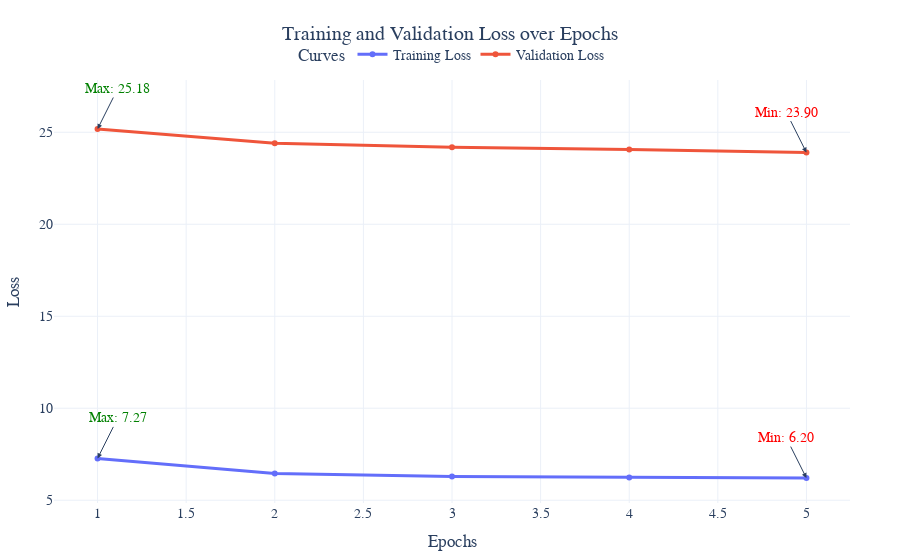

This figure's notebook cell:
### Code cell
trainer = Trainer(
    config=TrainerConfig(
        optimizer="adam",
        criterion="masked_reconstruction",
        learning_rate=1e-3,
        weight_decay=1e-5,
        batch_size=128,
        early_stopping_patience=5,
        save_weights_path="./models/mlp_adult.pth"
    ),
    model= model
)

# Train the model
trainer.train(train_dataset, val_dataset, epochs=5)

### Figure 1 — Plotly figure (JSON) as saved in the notebook; plotly's stock layout.template omitted (floating-point values rounded to 4 significant figures)
{"data": [{"hovertemplate": "%{x}, %{y}<extra>Training Loss</extra>", "line": {"width": 3}, "marker": {"size": 6}, "mode": "lines+markers", "name": "Training Loss", "type": "scatter", "x": [1, 2, 3, 4, 5], "y": [7.272, 6.457, 6.294, 6.234, 6.202]}, {"hovertemplate": "%{x}, %{y}<extra>Validation Loss</extra>", "line": {"width": 3}, "marker": {"size": 6}, "mode": "lines+markers", "name": "Validation Loss", "type": "scatter", "x": [1, 2, 3, 4, 5], "y": [25.18, 24.4, 24.18, 24.07, 23.9]}], "layout": {"annotations": [{"arrowhead": 2, "ax": -20, "ay": -40, "font": {"color": "red"}, "showarrow": true, "text": "Min: 6.20", "x": 5, "y": 6.202}, {"arrowhead": 2, "ax": 20, "ay": -40, "font": {"color": "green"}, "showarrow": true, "text": "Max: 7.27", "x": 1, "y": 7.272}, {"arrowhead": 2, "ax": -20, "ay": -40, "font": {"color": "red"}, "showarrow": true, "text": "Min: 23.90", "x": 5, "y": 23.9}, {"arrowhead": 2, "ax": 20, "ay": -40, "font": {"color": "green"}, "showarrow": true, "text": "Max: 25.18", "x": 1, "y": 25.18}], "font": {"family": "Arial, sans-serif", "size": 14}, "legend": {"orientation": "h", "title": {"text": "Curves"}, "x": 0.5, "xanchor": "center", "y": 1.02, "yanchor": "bottom"}, "margin": {"b": 50, "l": 50, "r": 50, "t": 80}, "title": {"text": "Training and Validation Loss over Epochs", "x": 0.5, "xanchor": "center"}, "xaxis": {"title": {"text": "Epochs"}}, "yaxis": {"title": {"text": "Loss"}}}}
